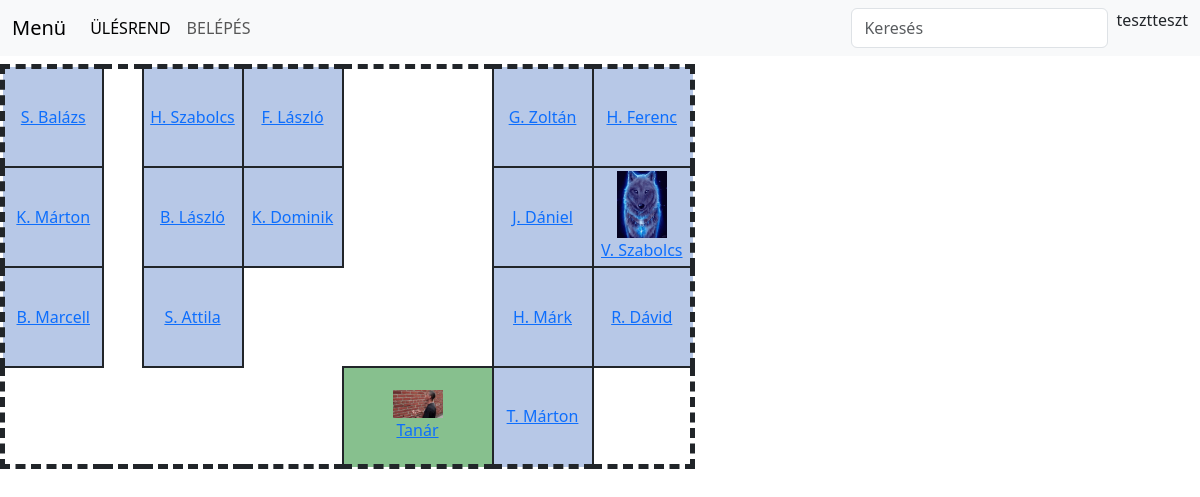
The page / on the database its author committed.
### tables this page shows
CREATE TABLE `osztaly` (
  `id` int(11) NOT NULL,
  `nev` varchar(100) NOT NULL,
  `sor` tinyint(3) UNSIGNED NOT NULL,
  `oszlop` tinyint(3) UNSIGNED NOT NULL
);

### model/osztaly.php (called while the page is built, shortened)
<?php
class Osztaly {
    function getOsztaly() {
        $sql = "SELECT id, nev, sor, oszlop FROM osztaly ORDER BY sor, oszlop;";
        $result = DataBase::$conn->query($sql);
        return $result;
    }
}
?>

### view/index.php (the view, shortened to what this page needs)
<?php
  echo '<table id="terem">';
  $sorId = NULL;
  while($row = $result->fetch_assoc()) {
    $class = "tanulo";
    if($row['sor'] == 3 and $row['oszlop'] == 3) $class = "tanar";
    if($row["sor"] != $sorId) {
        if($sorId != NULL) echo "        </tr>";
        echo "        <tr>";
        $sorId = $row["sor"];
        $elozoOszlop = -1;
    }
    while($row['oszlop'] != $elozoOszlop + 1) {
        echo '<td class="tolto"> </td>';
        $elozoOszlop++;
    }
    $img = FALSE;
    foreach(IMG_EXTS as $ext) {
        $imgFile = TARGET_DIR . $row["id"].$ext;
        if (file_exists($imgFile)) {
            $img = '<img src="'.$imgFile.'?time='.time().'" style="width: 50px;"><br>';
            break;
        }
    }
    echo '<td class="'.$class.'">';
    echo '<a href="index.php?action=user&id='.$row["id"].'">';
    if($img) echo $img;
    echo $row['nev'];
    echo '</a>';
    echo '</td>';
    if($row['sor'] == 0) {
        if($row['oszlop'] == 0) echo '<td rowspan="4" class="tolto" style="width: 40px;"></td>';
    }
    $elozoOszlop = $row['oszlop'];
  }
?>
        </tr>
    </table>

### index.php (shortened to what this page needs)
<?php
require "helpers/mysql.php";
?>
<!DOCTYPE html>
<html lang="en">
<head>
    <link href="https://cdn.jsdelivr.net/npm/bootstrap@5.3.2/dist/css/bootstrap.min.css" rel="stylesheet"
>
    <link rel="stylesheet" href="css/index.css">
</head>
<body>
    <?php
    require 'controller/osztaly.php';
    include 'view/menu.php';
    renderView($osztaly);
    ?>
</body>
</html>

### view/menu.php (shortened to what this page needs)
<nav class="navbar navbar-expand-lg bg-body-tertiary">
  <div class="container-fluid">
    <a class="navbar-brand" href="#">Menü</a>
    <div class="collapse navbar-collapse" id="navbarTogglerDemo03">
      <ul class="navbar-nav me-auto mb-2 mb-lg-0">
        <?php
        echo '<li class="nav-item"><a href="index.php" class="nav-link';
        if (!isset($_GET['action']))
          echo " active";
        elseif (isset($_GET['action'])) {
          if ($_GET['action'] == "logout")
            echo " active";
        }
        echo '"> ÜLÉSREND </a></li>';
        if (isset($_SESSION['felhasznalonev'])) {
          echo '<li class="nav-item"><a href="index.php?action=datamod" class="nav-link';
          if (isset($_GET['action'])) {
            if ($_GET['action'] == "datamod")
              echo " active";
          }
          echo '"> ADATMÓDOSÍTÁS </a></li>';
          echo '<li class="nav-item"><a href="index.php?action=logout" class="nav-link">KILÉPÉS >> ' . $_SESSION['felhasznalonev'] . '</a></li>';
        } else {
          echo '<li class="nav-item"><a href="index.php?action=login" class="nav-link';
          if (isset($_GET['action'])) {
            if ($_GET['action'] == "login")
              echo " active";
          }
          echo '"> BELÉPÉS </a></li>';
        }
        ?>
      </ul>
      <form class="d-flex" role="search">
        <input class="form-control me-2" type="search" placeholder="Keresés" aria-label="Search"
          onkeyup="showResult(this.value)">
        <div id="livesearch">
          <p>tesztteszt</p>
        </div>
      </form>
    </div>
  </div>
</nav>

### controller/osztaly.php (shortened to what this page needs)
<?php
require "model/osztaly.php";
function renderView($osztaly) {
    $action = $_GET['action'] ?? FALSE;
    switch($action) {
        default:
            $result = $osztaly->getOsztaly();
            if ($result->num_rows > 0) {
                include "view/index.php";
            }
    }
}
?>

### css/index.css (style rules this page uses)
td { border: 2px; border-style: solid; }
.tanulo { background-color: rgb(183, 200, 231); width: 100px; height: 100px; text-align: center; }
.tolto { width: 100px; height: 50px; border: 0px; }
.tanar { width: 150px; text-align: center; background-color: rgb(135, 192, 142); }
#terem { padding: 10px; padding-top: 50px; border: 5px; border-style: dashed; }

### rows shown on the page
osztaly: nev "S. Balázs"
osztaly: nev "H. Szabolcs"
osztaly: nev "F. László"
osztaly: nev "G. Zoltán"
osztaly: nev "H. Ferenc"
osztaly: nev "K. Márton"
osztaly: nev "B. László"
osztaly: nev "K. Dominik"
osztaly: nev "J. Dániel"
osztaly: shows a picture, nev "V. Szabolcs"
osztaly: nev "B. Marcell"
osztaly: nev "S. Attila"
osztaly: nev "H. Márk"
osztaly: nev "R. Dávid"
osztaly: shows a picture, nev "Tanár"
osztaly: nev "T. Márton"
